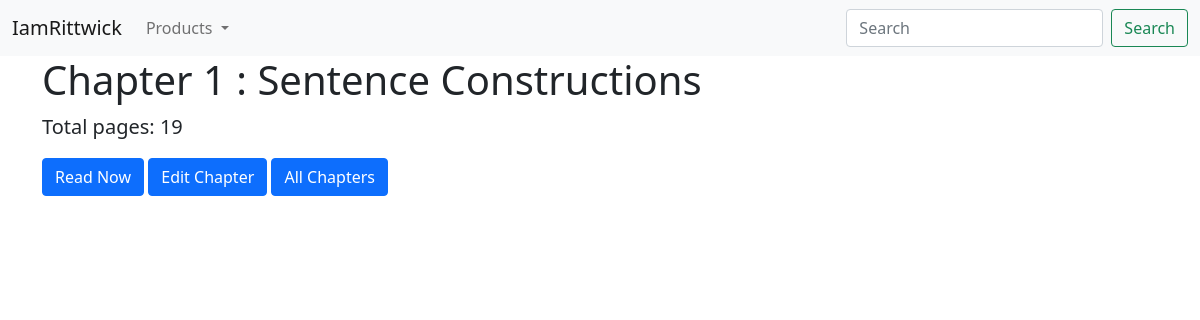
The page /english_grammar/detail/1 on the database its author committed.
### english_grammar/models.py (models this page shows, shortened)
class Chapter(models.Model):
    title = models.CharField(max_length=200, default="Add Title")
    total_pages = models.IntegerField()
    slno = models.IntegerField(blank=True, null=True)
    class Meta:
        ordering = ['slno']

### english_grammar/views.py (the view)
# urls.py: path('detail/<int:pk>', views.ChapterDetail.as_view(), name='chapter-detail'),
class ChapterDetail(DetailView):
    model = Chapter

### english_grammar/templates/english_grammar/chapter_detail.html (shortened to what this page needs)
{% extends 'base.html' %}
{% block page_content %}
<div class="container">
    <h1>Chapter {{chapter.slno}} : {{chapter.title|title}}</h1>
    <div>
        <p class="lead">Total pages: {{chapter.total_pages}}</p>
        <a href="{% url 'english_grammar:page-detail' chapter.pk 1 %}" class="btn btn-primary">Read Now</a>
        <a href="{% url 'english_grammar:edit-chapter' chapter.pk %}" class="btn btn-primary">Edit Chapter</a>
        <a href="{% url 'english_grammar:chapter-list' %}" class="btn btn-primary">All Chapters</a>
    </div>
</div>
{% endblock page_content %}

### templates/base.html (style rules this page uses)
a { color: white; text-decoration: none; }

### rows shown on the page
Chapter: slno "1", title "Sentence Constructions", total_pages "19"
